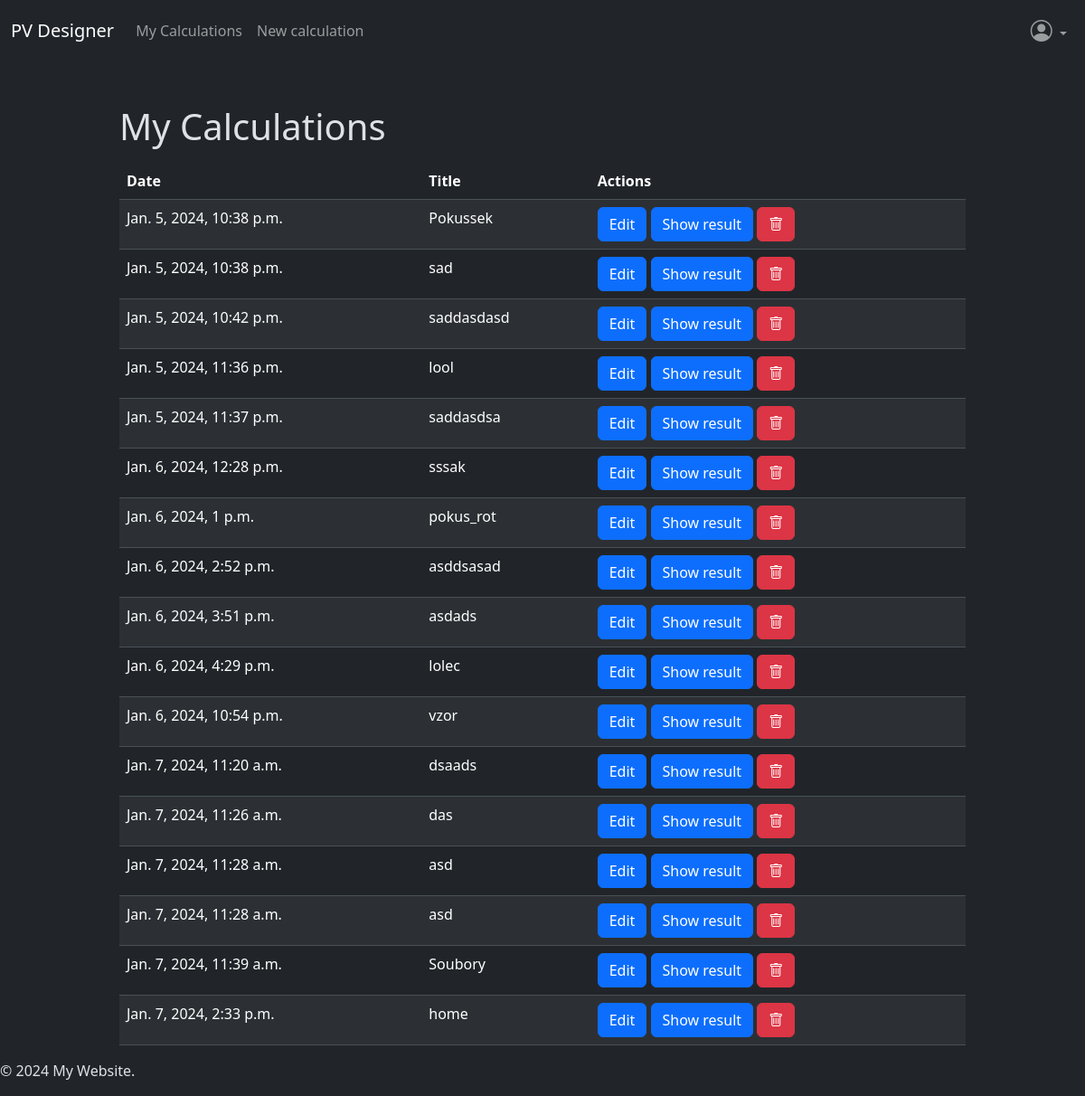
Page /calculations/ (signed in) on the committed database.
### web_pv_designer/models.py (models this page shows, shortened)
class MapData(models.Model):
    user = models.ForeignKey(CustomUser, on_delete=models.CASCADE, null=True)
    latitude = models.FloatField()
    longitude = models.FloatField()
    areas = models.JSONField()
    areasData = models.JSONField()
    zoom = models.IntegerField()
    map_image = models.ImageField(upload_to='map_images/', blank=True, null=True)
    pv_power_plant = models.ForeignKey('PVPowerPlant', null=True, on_delete=models.CASCADE)
    areasObjects = models.ManyToManyField('Area', blank=True)

class PVPowerPlant(models.Model):
    title = models.CharField(max_length=255)
    system_loss = models.FloatField()
    pv_electricity_price = models.BooleanField(default=False)
    pv_system_cost = models.FloatField(blank=True, null=True)
    interest = models.FloatField(blank=True, null=True)
    lifetime = models.IntegerField(blank=True, null=True)
    created_at = models.DateTimeField(auto_now_add=True)
    solar_panel = models.ForeignKey('SolarPanel', on_delete=models.PROTECT, null=True)

### web_pv_designer/views.py (the view)
# urls.py: path('calculations/', views.calculations_list, name='calculations'),
def calculations_list(request):
    records = MapData.objects.filter(user=request.user)
    context = {'records': records}
    return render(request, 'user_calculations.html', context)

### web_pv_designer/templates/user_calculations.html (shortened to what this page needs)
{% extends 'base.html' %}
{% load static %}
{% block content %}
    <head>
    </head>
    <div class="container mt-5">
        <div id="content">
            <h1>My Calculations</h1>
            <table class="table table-striped mt-3">
                <thead>
                <tr>
                    <th>Date</th>
                    <th>Title</th>
                    <th>Actions</th>
                </tr>
                </thead>
                <tbody>
                {% for record in records %}
                    <tr>
                        <td>{{ record.pv_power_plant.created_at }}</td>
                        <td>{{ record.pv_power_plant.title }}</td>
                        <td>
                            <a href="{% url 'map' %}{{ record.pv_power_plant.id }}?record_id={{ record.id }}"
                               class="btn btn-primary">Edit</a>
                            <button onclick="showCalculationResult({{ record.id }})" class="btn btn-primary">Show
                                result
                            </button>
                            <form id="deleteRecordForm" method="post"
                                  action="{% url 'delete_record' %}?id={{ record.id }}" style="display: inline;">
                                <button type="button" class="btn btn-danger" onclick="confirmDelete()"><i
                                        class="bi bi-trash"></i></button>
                            </form>
                        </td>
                    </tr>
                {% endfor %}
                </tbody>
            </table>
        </div>
    </div>
{% endblock %}

### web_pv_designer/templates/base.html (shortened to what this page needs)
<!DOCTYPE html>
<html data-bs-theme="dark">
{% load static %}
<head>
    <link href="https://cdn.jsdelivr.net/npm/bootstrap@5.3.1/dist/css/bootstrap.min.css" rel="stylesheet"
>
    <link href="https://cdn.jsdelivr.net/npm/bootstrap-icons@1.7.2/font/bootstrap-icons.css" rel="stylesheet">
    <link rel="stylesheet" href="{% static 'style.css' %}">
</head>
<body>
<header>
    <nav class="navbar navbar-expand-lg navbar-dark bg-dark" id="main_nav">
        <div class="container-fluid">
            <a class="navbar-brand" href="{% url 'home' %}">PV Designer</a>
            <div class="collapse navbar-collapse" id="navbarNav">
                <ul class="navbar-nav me-auto mb-2 mb-lg-0">
                    <li class="nav-item">
                        <a class="nav-link" href="{% url 'calculations' %}">My Calculations</a>
                    </li>
                    <li class="nav-item">
                        <a class="nav-link" href="{% url 'start_page' %}">New calculation</a>
                    </li>
                </ul>
                <ul class="navbar-nav">
                    {% if user.is_authenticated %}
                        <li class="nav-item dropdown">
                            <a class="nav-link dropdown-toggle" href="#" id="userDropdown" role="button"
                               data-bs-toggle="dropdown" aria-expanded="false">
                                <i class="bi bi-person-circle" style="font-size: 24px;"></i>
                            </a>
                        </li>
                    {% endif %}
                </ul>
            </div>
        </div>
    </nav>
</header>
<main>
    {% block content %}{% endblock %}
</main>
<footer>
    <p>&copy; {% now "Y" %} My Website.</p>
</footer>
</body>
</html>

### web_pv_designer/static/style.css (style rules this page uses)
.container { max-width: 80vw; }

### rows in the picture
MapData: pv_power_plant.created_at "Jan. 5, 2024, 10:38 p.m.", pv_power_plant "Pokussek"
MapData: pv_power_plant.created_at "Jan. 5, 2024, 10:38 p.m.", pv_power_plant "sad"
MapData: pv_power_plant.created_at "Jan. 5, 2024, 10:42 p.m.", pv_power_plant "saddasdasd"
MapData: pv_power_plant.created_at "Jan. 5, 2024, 11:36 p.m.", pv_power_plant "lool"
MapData: pv_power_plant.created_at "Jan. 5, 2024, 11:37 p.m.", pv_power_plant "saddasdsa"
MapData: pv_power_plant.created_at "Jan. 6, 2024, 12:28 p.m.", pv_power_plant "sssak"
MapData: pv_power_plant.created_at "Jan. 6, 2024, 1 p.m.", pv_power_plant "pokus_rot"
MapData: pv_power_plant.created_at "Jan. 6, 2024, 2:52 p.m.", pv_power_plant "asddsasad"
MapData: pv_power_plant.created_at "Jan. 6, 2024, 3:51 p.m.", pv_power_plant "asdads"
MapData: pv_power_plant.created_at "Jan. 6, 2024, 4:29 p.m.", pv_power_plant "lolec"
MapData: pv_power_plant.created_at "Jan. 6, 2024, 10:54 p.m.", pv_power_plant "vzor"
MapData: pv_power_plant.created_at "Jan. 7, 2024, 11:20 a.m.", pv_power_plant "dsaads"
MapData: pv_power_plant.created_at "Jan. 7, 2024, 11:26 a.m.", pv_power_plant "das"
MapData: pv_power_plant.created_at "Jan. 7, 2024, 11:28 a.m.", pv_power_plant "asd"
MapData: pv_power_plant.created_at "Jan. 7, 2024, 11:28 a.m.", pv_power_plant "asd"
MapData: pv_power_plant.created_at "Jan. 7, 2024, 11:39 a.m.", pv_power_plant "Soubory"
MapData: pv_power_plant.created_at "Jan. 7, 2024, 2:33 p.m.", pv_power_plant "home"
